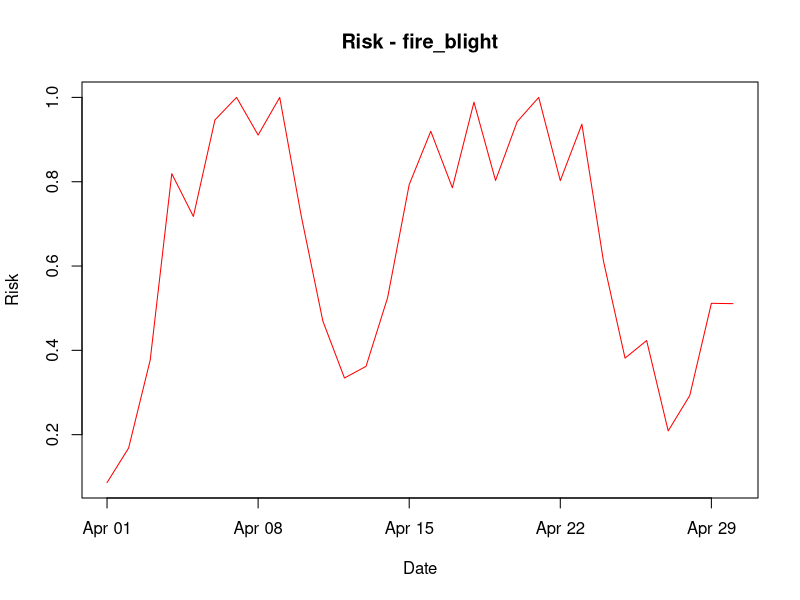

Reproduce this figure in R.
#############################################
# Generic Bacterial Infection Model (v9)
# - Multiplication–Dispersal–Infection structure
# - Risk = N × D × I
# - Dispersal as a constant, fittable parameter (D = K_d)
# - fire_blight parameters calibrated to the pear fire blight model
#   (v8-fit2: hourly_99 / CF-99, 2010-2025, target (BIR - 25) / 75)
#############################################

# -------------------------------
# 1. INPUT DATA (example)
# -------------------------------

set.seed(1)

data <- data.frame(
  date = seq(as.Date("2024-04-01"), as.Date("2024-04-30"), by = "day"),
  temp = runif(30, 5, 35),      # daily mean temperature (°C)
  rh   = runif(30, 50, 100),    # relative humidity (%)
  rain = runif(30, 0, 20)       # rainfall amount (mm)
)

# -------------------------------
# 2. GLOBAL PARAMETERS
# -------------------------------

global_params <- list(
  growth_period = 3         # Number of preceding days used to calculate N
)

# -------------------------------
# 3. DISEASE-SPECIFIC PARAMETERS
# -------------------------------

disease_params <- list(

  fire_blight = list(  ##화상병
    N0 = 0.0496,           # Initial inoculum pressure (0-1)        [v8: 0.15]

    mu_max = 2.00,         # Maximum bacterial growth rate          [v8: 0.30]
                           # Growth rate under optimal temperature and RH

    T_min = 4,             # Minimum temperature for growth (°C)
    T_opt = 32.7284,       # Optimum temperature for growth (°C)    [v8: 28]
    T_max = 36,            # Maximum temperature for growth (°C)

    rh_thresh_M = 50,      # RH threshold for multiplication module (%)
                           # f_RH(RH) in growth rate reaches 0.5 at this RH

    rh_thresh_I = 46.5338, # RH threshold for infection module (%)  [v8: 90]
                           # Wetness response W(RH, Rain) reaches 0.5 at this RH

    rain_thresh = 0.05,    # Rainfall threshold (mm)                [v8: 0.25]
                           # (fitted ~0: any measurable rain, 0.1 mm resolution)
                           # Wetness response = 1 when daily rain >= this value

    K_d = 1.00             # Dispersal coefficient (constant, 0-1)  [v8: 0.20]
                           # D = K_d; to be fitted to observed data
                           # or other model results
  ),

  bacterial_spot = list(  ##고추세균성점무늬병
    N0 = 0.08,

    # Xanthomonas arboricola pv. pruni:
    # infection tested from 5–35 C;
    # infection optimum estimated at 28.9 C;
    # in vitro growth reported from 5–34 C, not above 35 C.
    mu_max = 0.26,
    T_min = 5,
    T_opt = 29,
    T_max = 35,

    rh_thresh_M = 50,
    rh_thresh_I = 90,
    rain_thresh = 0.25,

    K_d = 0.20
  ),

  bacterial_blight = list( ##벼 흰잎마름병
    N0 = 0.12,

    # Rice bacterial blight / Xanthomonas oryzae pv. oryzae:
    # disease-favoring environment commonly reported as 25–34 C
    # and RH > 70%.
    mu_max = 0.27,
    T_min = 10,
    T_opt = 30,
    T_max = 38,

    rh_thresh_M = 50,
    rh_thresh_I = 90,
    rain_thresh = 0.25,

    K_d = 0.20
  ),

  ralstonia = list(  ##고추풋마름병
    N0 = 0.30,

    # Ralstonia solanacearum:
    # warm-climate soilborne pathogen;
    # in vitro maximum growth often around 30 C,
    # bacterial wilt intensity can be high at 30–35 C depending on host/root injury.
    mu_max = 0.32,
    T_min = 10,
    T_opt = 30,
    T_max = 40,

    # RH is only a weak proxy here; later soil moisture/root infection module needed.
    rh_thresh_M = 50,
    rh_thresh_I = 90,
    rain_thresh = 0.25,

    # No aboveground dispersal limitation (D = 1).
    K_d = 1.00
  )
)

# -------------------------------
# 4. PARAMETER VALIDATION
# -------------------------------

validate_disease_params <- function(p){

  if(!(p$T_min < p$T_opt && p$T_opt < p$T_max)){
    stop("Temperature parameters must satisfy T_min < T_opt < T_max.")
  }

  if(p$N0 < 0 || p$N0 > 1){
    stop("N0 must be between 0 and 1.")
  }

  if(p$mu_max < 0){
    stop("mu_max must be non-negative.")
  }

  if(p$rh_thresh_M < 0 || p$rh_thresh_M > 100 ||
     p$rh_thresh_I < 0 || p$rh_thresh_I > 100){
    stop("rh_thresh_M and rh_thresh_I must be between 0 and 100.")
  }

  if(p$rain_thresh < 0){
    stop("rain_thresh must be non-negative.")
  }

  if(p$K_d < 0 || p$K_d > 1){
    stop("K_d must be between 0 and 1.")
  }
}

# -------------------------------
# 5. RESPONSE FUNCTIONS
# -------------------------------

# Cardinal temperature response (0-1), used in the multiplication module
temp_response <- function(T, T_min, T_opt, T_max){

  response <- rep(0, length(T))

  valid <- T > T_min & T < T_max

  exponent <- (T_max - T_opt) / (T_opt - T_min)

  response[valid] <-
    ((T[valid] - T_min) *
       (T_max - T[valid])^exponent) /
    ((T_opt - T_min) *
       (T_max - T_opt)^exponent)

  pmin(response, 1)
}

# Humidity response, used in the multiplication module
# f_RH(RH) = 1 / (1 + exp[-k * (RH - RH_th)])
# RH_th: RH where the response reaches 0.5, k: logistic slope
rh_response <- function(RH, RH_th, k = 0.3){
  plogis(k * (RH - RH_th))
}

# Wetness response, used in the infection module
# W(RH, Rain) = 1                                  if Rain >= Rain_th
#             = 1 / (1 + exp[-k * (RH - RH_th)])   if Rain <  Rain_th
wetness_response <- function(RH, Rain, RH_th, Rain_th, k = 1){
  ifelse(Rain >= Rain_th, 1, rh_response(RH, RH_th, k))
}

# -------------------------------
# 6. MULTIPLICATION (N)
# -------------------------------

calc_population <- function(data, disease_param, growth_period){

  if(length(growth_period) != 1 || is.na(growth_period) ||
     growth_period < 0 || growth_period != as.integer(growth_period)){
    stop("growth_period must be a non-negative integer.")
  }

  n <- nrow(data)

  # Daily growth rate r_t = mu_max * f_T(T) * f_RH(RH)
  temp_eff <- temp_response(
    data$temp,
    disease_param$T_min,
    disease_param$T_opt,
    disease_param$T_max
  )
  rh_eff <- rh_response(data$rh, disease_param$rh_thresh_M)
  r <- disease_param$mu_max * temp_eff * rh_eff

  N <- numeric(n)

  # For each date, restart from N0 and apply the daily growth rates
  # from t - growth_period through t.
  for(t in seq_len(n)){
    current_N <- disease_param$N0

    for(s in max(1, t - growth_period):t){
      current_N <- current_N + r[s] * current_N * (1 - current_N)
      current_N <- max(0, min(current_N, 1))
    }

    N[t] <- current_N
  }

  N
}

# -------------------------------
# 7. DISPERSAL (D)
# -------------------------------

# D = K_d (constant dispersal coefficient)
calc_dispersal <- function(data, disease_param){
  rep(disease_param$K_d, nrow(data))
}

# -------------------------------
# 8. INFECTION (I)
# -------------------------------

# I = W(RH, Rain)
calc_infection <- function(data, disease_param){

  wetness_response(
    data$rh,
    data$rain,
    disease_param$rh_thresh_I,
    disease_param$rain_thresh
  )
}

# -------------------------------
# 9. RUN MODEL
# -------------------------------

run_model <- function(data, disease_param, growth_period = 3){

  validate_disease_params(disease_param)

  N <- calc_population(data, disease_param, growth_period)
  D <- calc_dispersal(data, disease_param)
  I <- calc_infection(data, disease_param)

  data.frame(
    date = data$date,
    N = N,
    D = D,
    I = I,
    Risk = N * D * I
  )
}

# -------------------------------
# 10. RUN
# -------------------------------

disease <- "fire_blight"

disease_param <- disease_params[[disease]]

res <- run_model(data, disease_param, global_params$growth_period)

print(res)

# -------------------------------
# 11. VISUALIZATION
# -------------------------------

plot(
  res$date,
  res$Risk,
  type = "l",
  col = "red",
  main = paste("Risk -", disease),
  ylab = "Risk",
  xlab = "Date"
)
